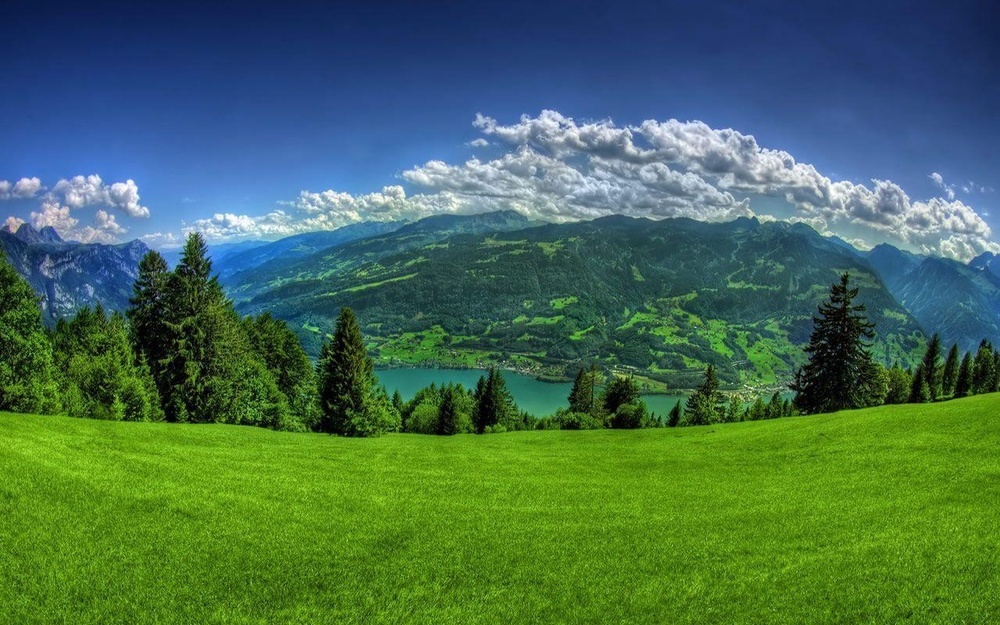
#> input picture images/screen.jpg, 1000 x 625 px, shrunk from 1280 x 800 before the run
$ python imageGradient.py   (older library calls are emulated)
#> lines starting #> are read from the running program, lines starting #| are printed output that depends on the picture
import numpy as np
import cv2
import matplotlib.pyplot as plt

def grad():
    img = cv2.imread('images/screen.jpg', cv2.IMREAD_GRAYSCALE)
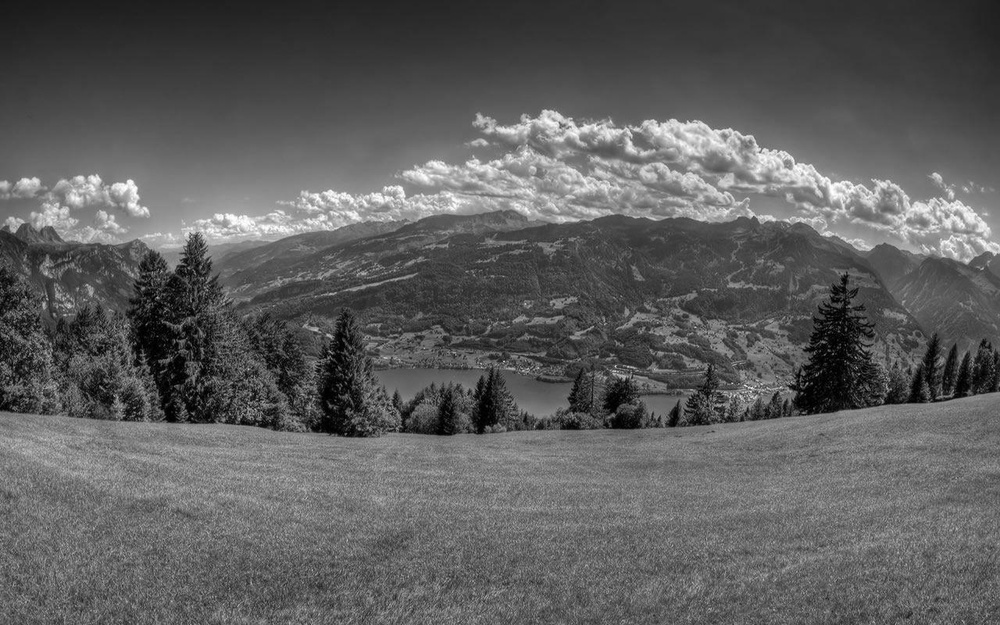
#> img: shape (625, 1000); min 0, max 255, mean 93.7

    laplacian = cv2.Laplacian(img, cv2.CV_64F)
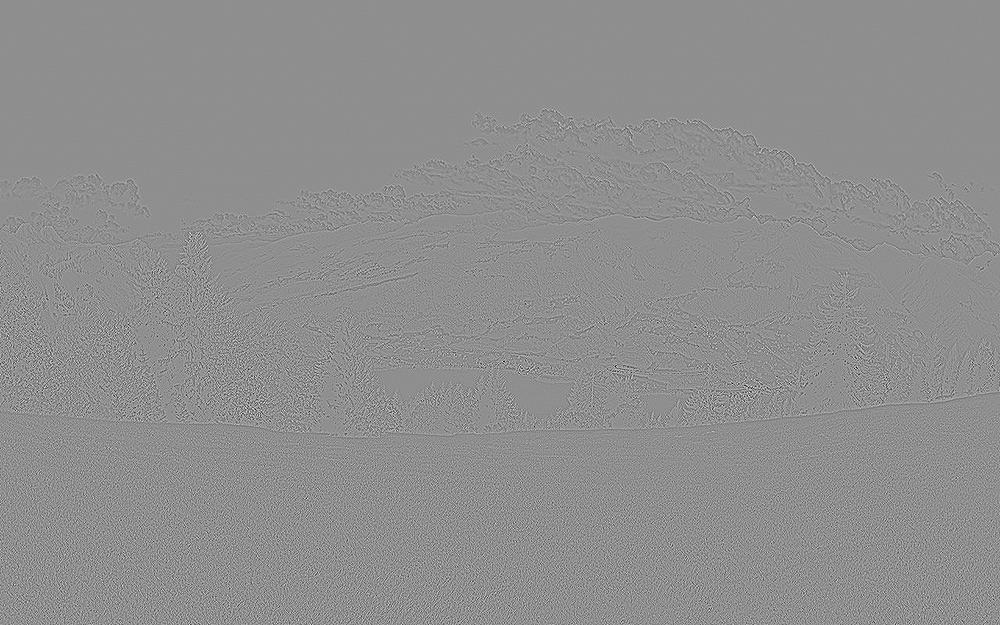
#> laplacian: shape (625, 1000) float64; min -406, max 318, mean 0; drawn with min black and max white
    sobelx = cv2.Sobel(img, cv2.CV_64F, 1, 0, ksize = 3)
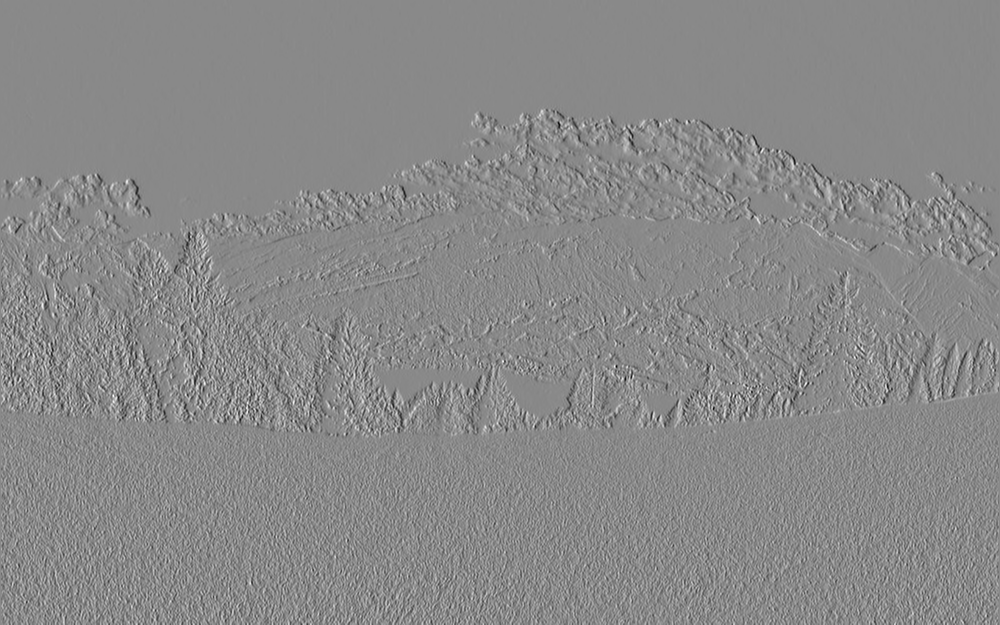
#> sobelx: shape (625, 1000) float64; min -532, max 457, mean 0.1; drawn with min black and max white
    sobely = cv2.Sobel(img, cv2.CV_64F, 0, 1, ksize = 3)
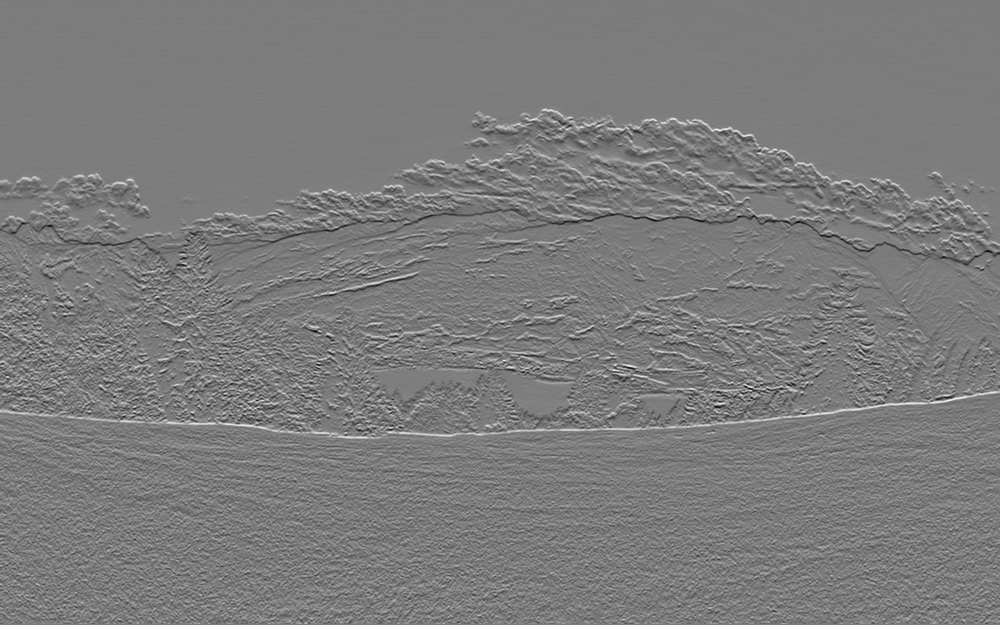
#> sobely: shape (625, 1000) float64; min -513, max 544, mean 0.7; drawn with min black and max white

    plt.subplot(2, 2, 1), plt.imshow(img, cmap = 'gray')
    plt.title('original'), plt.xticks([]), plt.yticks([])

    plt.subplot(2, 2, 2), plt.imshow(laplacian, cmap = 'gray')
    plt.title('Laplacian'), plt.xticks([]), plt.yticks([])

    plt.subplot(2, 2, 3), plt.imshow(sobelx, cmap = 'gray')
    plt.title('Sobel X'), plt.xticks([]), plt.yticks([])

    plt.subplot(2, 2, 4), plt.imshow(sobely, cmap = 'gray')
    plt.title('Sobel Y'), plt.xticks([]), plt.yticks([])

    plt.show()

grad()
